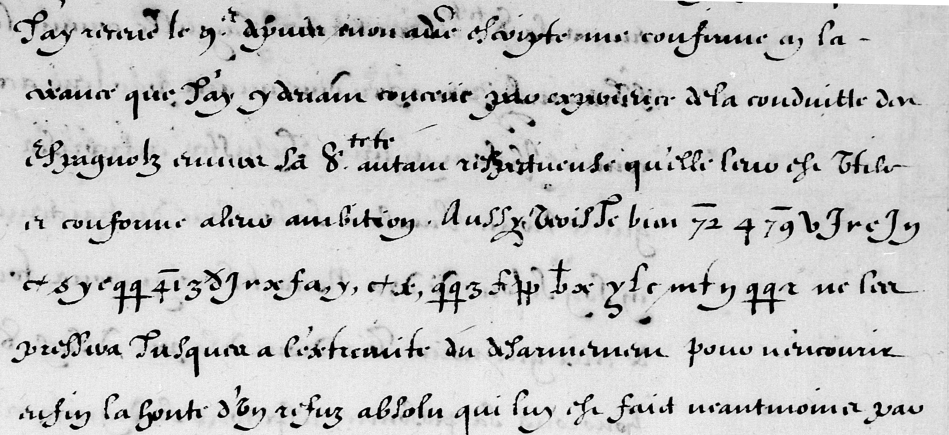
#> input picture targets/breves1610/lasry2022/assets/3-original.jpg, 1897 x 870 px (shown at 1/2 size)
$ python tiles.py ../../breves1610/lasry2022/assets/3-original.jpg ../../breves1610/lasry2022/assets/3-red.png 5 5 1.0 5
#> lines starting #> are read from the running program, lines starting #| are printed output that depends on the picture
"""Cut a slip image into deskewed 2-line, one-third-width tiles.
usage: tiles.py <src> <prefix> x0 x1 [angle_deg] [y0 y1]"""
import sys, numpy as np
from PIL import Image
src, pre = sys.argv[1], sys.argv[2]
x0, x1 = int(sys.argv[3]), int(sys.argv[4])
ang = float(sys.argv[5]) if len(sys.argv) > 5 else 0.0
im = Image.open(src).convert('L')
if len(sys.argv) > 7:
    im = im.crop((0, int(sys.argv[6]), im.width, int(sys.argv[7])))
im = im.rotate(ang, resample=Image.BICUBIC, fillcolor=200)
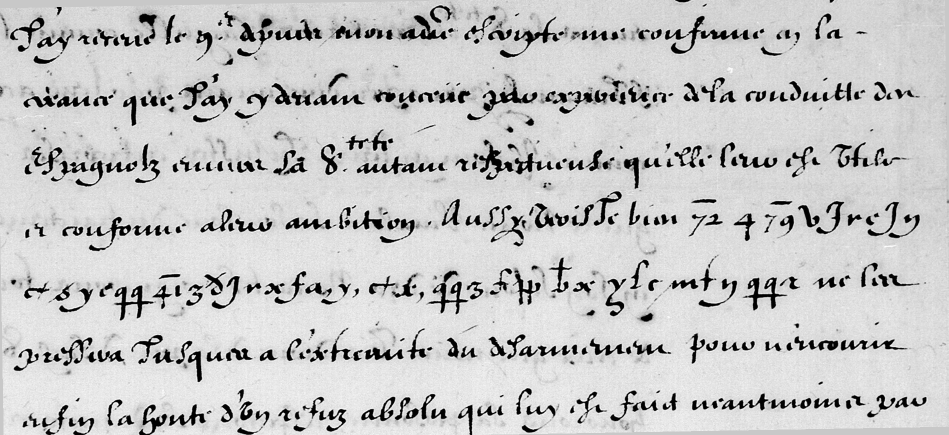
#> im: PIL image 1897x870 L (shown at 1/2 size); min 0, max 255, mean 198.4
a = np.array(im).astype(float)
d = (a[:, x0:x1] < 110).sum(1)
#> d = 870 values from 0 to 0
d = np.convolve(d, np.ones(21) / 21, 'same')
pk = [y for y in range(25, len(d) - 25) if d[y] == d[y - 25:y + 26].max() and d[y] > 0.25 * d.max()]
#> pk = []
print('peaks', pk, 'diffs', np.diff(pk))
#| peaks [] diffs []
im.save(pre + '_desk.jpg')
w = (x1 - x0) / 3
for i in range(0, len(pk), 2):
    ya = pk[i] - 50
    yb = (pk[i + 1] if i + 1 < len(pk) else pk[i]) + 50
    for j in range(3):
        xa = int(x0 + j * w - 40); xb = int(x0 + (j + 1) * w + 40)
        t = im.crop((xa, ya, xb, yb))
        t = t.resize((int(t.width * 1.5), int(t.height * 1.5)), Image.LANCZOS)
        t.save(f'{pre}_L{i+1:02d}{"abc"[j]}.jpg')
#> this loop made 0 passes

$ run again, on targets/breves1610/lasry2022/assets/b1-original.bmp
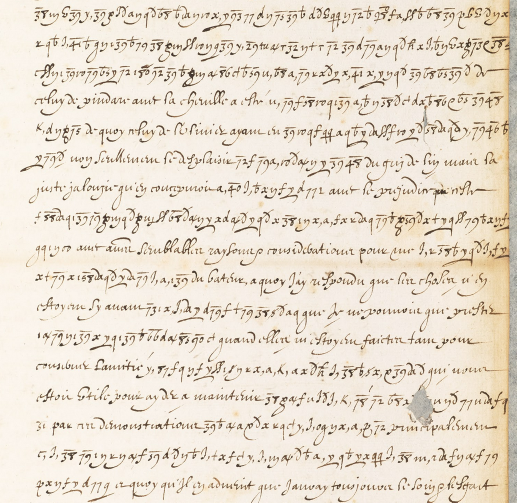
#> input picture targets/breves1610/lasry2022/assets/b1-original.bmp, 1033 x 1005 px (shown at 1/2 size)
#> `im = Image.open(src).convert('L')`:
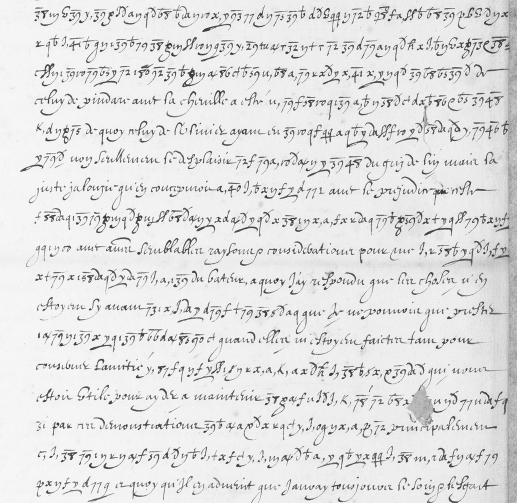
#> im: PIL image 1033x1005 L (shown at 1/2 size); min 22, max 255, mean 224.3
#> `im = im.rotate(ang, resample=Image.BICUBIC, fillcolor=200)`:
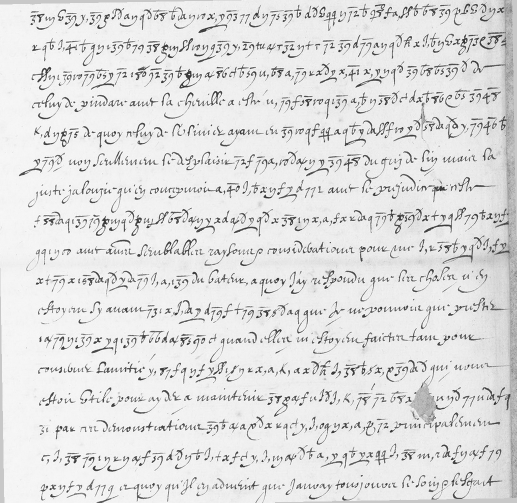
#> im: PIL image 1033x1005 L (shown at 1/2 size); min 8, max 255, mean 223.5
#> d = 1005 values from 0 to 0
#> pk = []
#| peaks [] diffs []

$ run again, on targets/breves1610/lasry2022/assets/b1-red.png
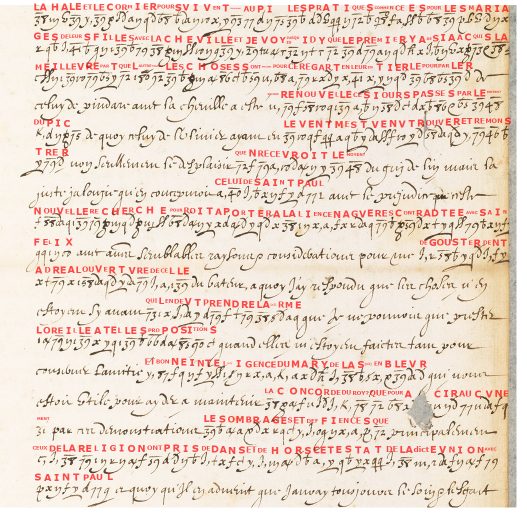
#> input picture targets/breves1610/lasry2022/assets/b1-red.png, 1053 x 1025 px (shown at 1/2 size)
#> `im = Image.open(src).convert('L')`:
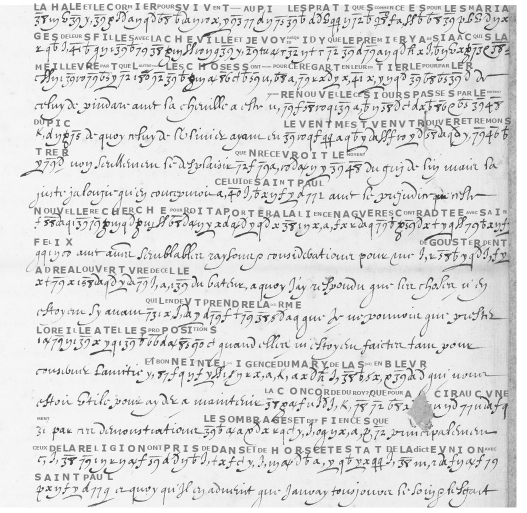
#> im: PIL image 1053x1025 L (shown at 1/2 size); min 22, max 255, mean 220.8
#> `im = im.rotate(ang, resample=Image.BICUBIC, fillcolor=200)`:
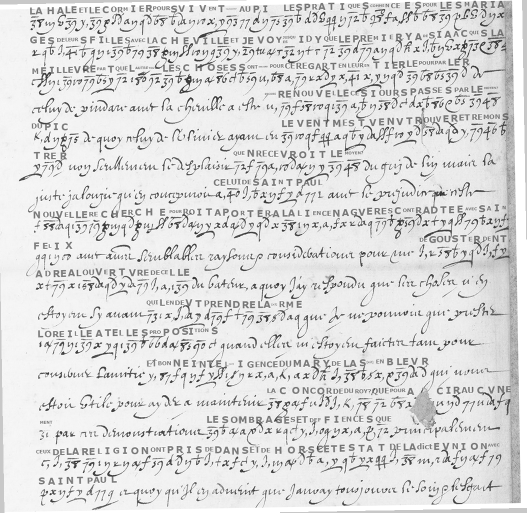
#> im: PIL image 1053x1025 L (shown at 1/2 size); min 6, max 255, mean 219.9
#> d = 1025 values from 0 to 0
#> pk = []
#| peaks [] diffs []
